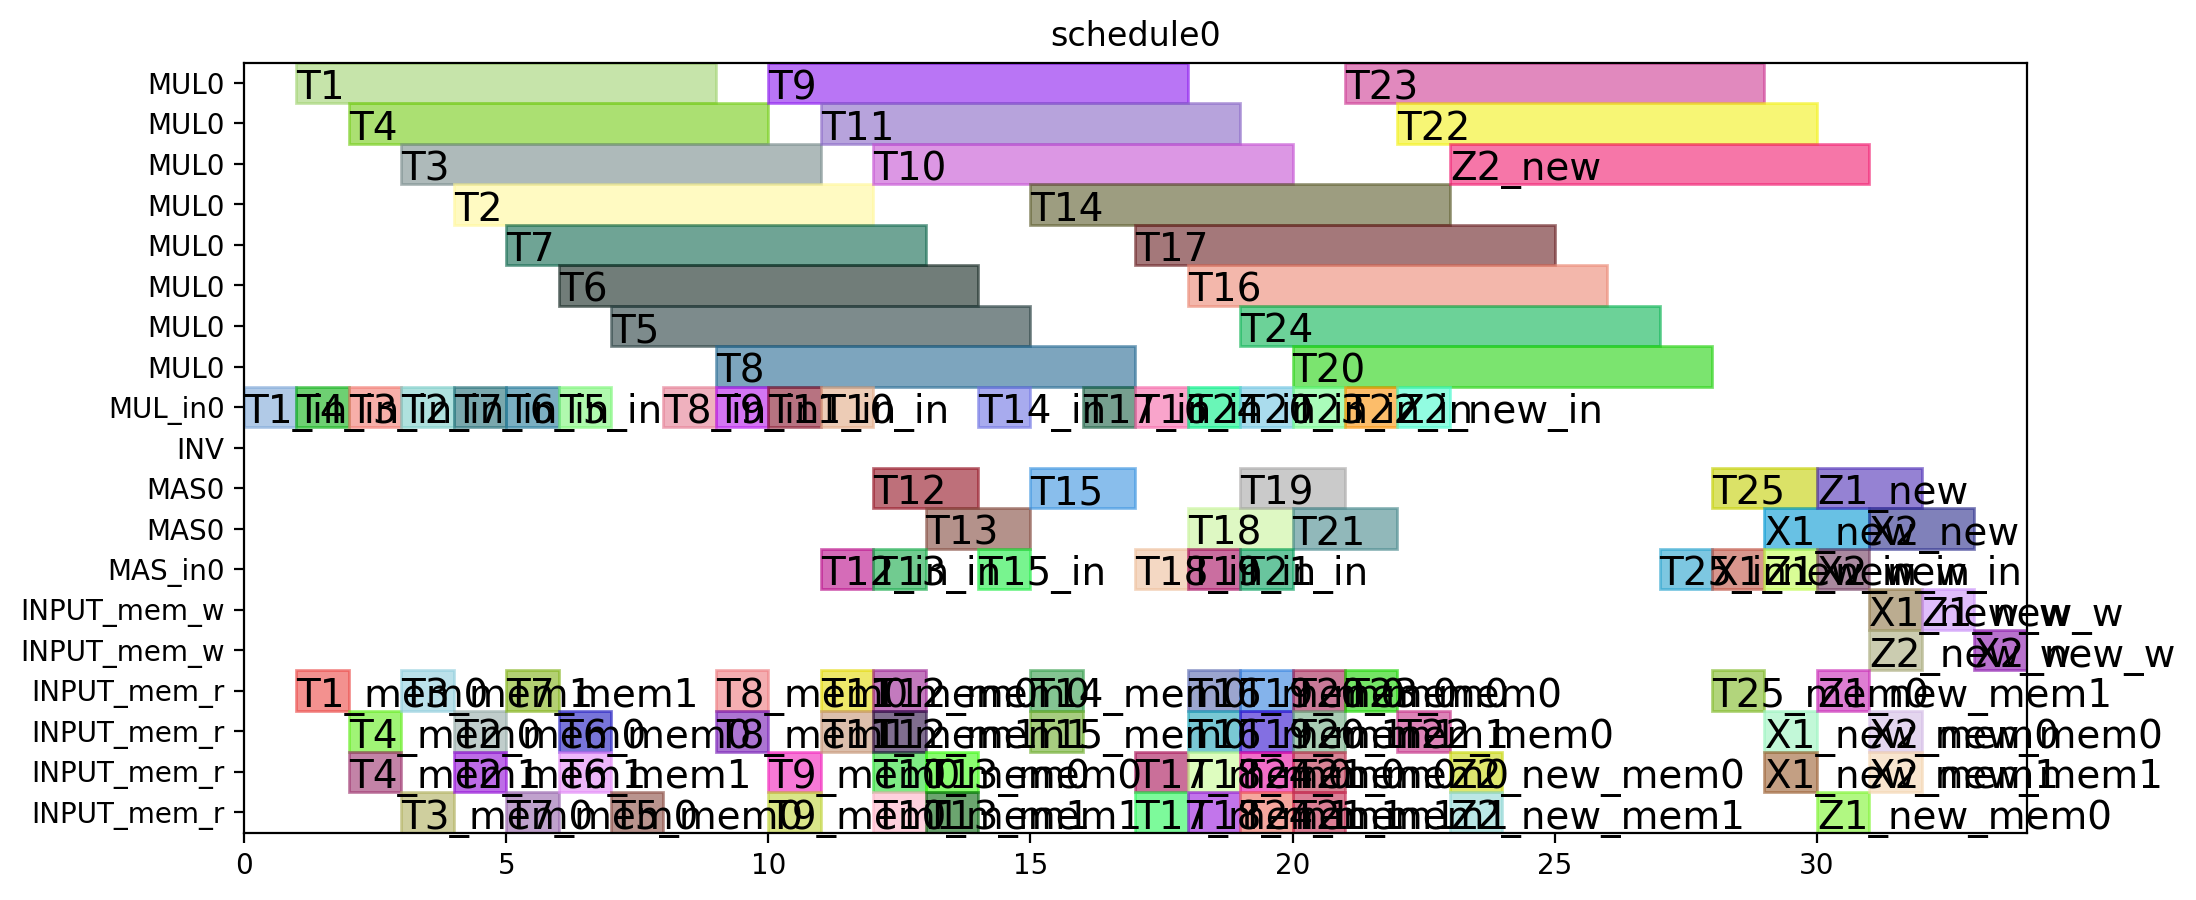

Generate this figure with Python:
from pyschedule import Scenario, solvers, plotters, alt


def solve():
	horizon = 90
	S = Scenario("schedule0", horizon=horizon)

	# resource
	MUL = S.Resources('MUL', num=1, size=8)
	MUL_in = S.Resources('MUL_in', num=1)
	INV = S.Resource('INV')
	MAS = S.Resources('MAS', num=1, size=2, periods=range(1, horizon))
	MAS_in = S.Resources('MAS_in', num=1)
	INPUT_mem_w = S.Resource('INPUT_mem_w', size=2)
	INPUT_mem_r = S.Resource('INPUT_mem_r', size=4)

	# result of previous scheduling

	# new tasks
	T1_in = S.Task('T1_in', length=1, delay_cost=1)
	T1_in += alt(MUL_in)
	T1 = S.Task('T1', length=8, delay_cost=1)
	T1 += alt(MUL)
	S += T1>=T1_in

	T1_mem0 = S.Task('T1_mem0', length=1, delay_cost=1)
	T1_mem0 += INPUT_mem_r
	S += T1_mem0-1 <= T1

	T2_in = S.Task('T2_in', length=1, delay_cost=1)
	T2_in += alt(MUL_in)
	T2 = S.Task('T2', length=8, delay_cost=1)
	T2 += alt(MUL)
	S += T2>=T2_in

	T2_mem0 = S.Task('T2_mem0', length=1, delay_cost=1)
	T2_mem0 += INPUT_mem_r
	S += T2_mem0-1 <= T2

	T2_mem1 = S.Task('T2_mem1', length=1, delay_cost=1)
	T2_mem1 += INPUT_mem_r
	S += T2_mem1-1 <= T2

	T3_in = S.Task('T3_in', length=1, delay_cost=1)
	T3_in += alt(MUL_in)
	T3 = S.Task('T3', length=8, delay_cost=1)
	T3 += alt(MUL)
	S += T3>=T3_in

	T3_mem0 = S.Task('T3_mem0', length=1, delay_cost=1)
	T3_mem0 += INPUT_mem_r
	S += T3_mem0-1 <= T3

	T3_mem1 = S.Task('T3_mem1', length=1, delay_cost=1)
	T3_mem1 += INPUT_mem_r
	S += T3_mem1-1 <= T3

	T4_in = S.Task('T4_in', length=1, delay_cost=1)
	T4_in += alt(MUL_in)
	T4 = S.Task('T4', length=8, delay_cost=1)
	T4 += alt(MUL)
	S += T4>=T4_in

	T4_mem0 = S.Task('T4_mem0', length=1, delay_cost=1)
	T4_mem0 += INPUT_mem_r
	S += T4_mem0-1 <= T4

	T4_mem1 = S.Task('T4_mem1', length=1, delay_cost=1)
	T4_mem1 += INPUT_mem_r
	S += T4_mem1-1 <= T4

	T5_in = S.Task('T5_in', length=1, delay_cost=1)
	T5_in += alt(MUL_in)
	T5 = S.Task('T5', length=8, delay_cost=1)
	T5 += alt(MUL)
	S += T5>=T5_in

	T5_mem0 = S.Task('T5_mem0', length=1, delay_cost=1)
	T5_mem0 += INPUT_mem_r
	S += T5_mem0-1 <= T5

	T6_in = S.Task('T6_in', length=1, delay_cost=1)
	T6_in += alt(MUL_in)
	T6 = S.Task('T6', length=8, delay_cost=1)
	T6 += alt(MUL)
	S += T6>=T6_in

	T6_mem0 = S.Task('T6_mem0', length=1, delay_cost=1)
	T6_mem0 += INPUT_mem_r
	S += T6_mem0-1 <= T6

	T6_mem1 = S.Task('T6_mem1', length=1, delay_cost=1)
	T6_mem1 += INPUT_mem_r
	S += T6_mem1-1 <= T6

	T7_in = S.Task('T7_in', length=1, delay_cost=1)
	T7_in += alt(MUL_in)
	T7 = S.Task('T7', length=8, delay_cost=1)
	T7 += alt(MUL)
	S += T7>=T7_in

	T7_mem0 = S.Task('T7_mem0', length=1, delay_cost=1)
	T7_mem0 += INPUT_mem_r
	S += T7_mem0-1 <= T7

	T7_mem1 = S.Task('T7_mem1', length=1, delay_cost=1)
	T7_mem1 += INPUT_mem_r
	S += T7_mem1-1 <= T7

	T8_in = S.Task('T8_in', length=1, delay_cost=1)
	T8_in += alt(MUL_in)
	T8 = S.Task('T8', length=8, delay_cost=1)
	T8 += alt(MUL)
	S += T8>=T8_in

	T8_mem0 = S.Task('T8_mem0', length=1, delay_cost=1)
	T8_mem0 += INPUT_mem_r
	S += T8_mem0-1 <= T8

	T8_mem1 = S.Task('T8_mem1', length=1, delay_cost=1)
	T8_mem1 += alt(INPUT_mem_r)
	S += T1 < T8_mem1
	S += T8_mem1-1 <= T8

	T9_in = S.Task('T9_in', length=1, delay_cost=1)
	T9_in += alt(MUL_in)
	T9 = S.Task('T9', length=8, delay_cost=1)
	T9 += alt(MUL)
	S += T9>=T9_in

	T9_mem0 = S.Task('T9_mem0', length=1, delay_cost=1)
	T9_mem0 += INPUT_mem_r
	S += T9_mem0-1 <= T9

	T9_mem1 = S.Task('T9_mem1', length=1, delay_cost=1)
	T9_mem1 += alt(INPUT_mem_r)
	S += T1 < T9_mem1
	S += T9_mem1-1 <= T9

	T10_in = S.Task('T10_in', length=1, delay_cost=1)
	T10_in += alt(MUL_in)
	T10 = S.Task('T10', length=8, delay_cost=1)
	T10 += alt(MUL)
	S += T10>=T10_in

	T10_mem0 = S.Task('T10_mem0', length=1, delay_cost=1)
	T10_mem0 += INPUT_mem_r
	S += T10_mem0-1 <= T10

	T10_mem1 = S.Task('T10_mem1', length=1, delay_cost=1)
	T10_mem1 += alt(INPUT_mem_r)
	S += T3 < T10_mem1
	S += T10_mem1-1 <= T10

	T11_in = S.Task('T11_in', length=1, delay_cost=1)
	T11_in += alt(MUL_in)
	T11 = S.Task('T11', length=8, delay_cost=1)
	T11 += alt(MUL)
	S += T11>=T11_in

	T11_mem0 = S.Task('T11_mem0', length=1, delay_cost=1)
	T11_mem0 += INPUT_mem_r
	S += T11_mem0-1 <= T11

	T11_mem1 = S.Task('T11_mem1', length=1, delay_cost=1)
	T11_mem1 += alt(INPUT_mem_r)
	S += T3 < T11_mem1
	S += T11_mem1-1 <= T11

	T12_in = S.Task('T12_in', length=1, delay_cost=1)
	T12_in += alt(MAS_in)
	T12 = S.Task('T12', length=2, delay_cost=1)
	T12 += alt(MAS)

	S += T12>=T12_in

	T12_mem0 = S.Task('T12_mem0', length=1, delay_cost=1)
	T12_mem0 += alt(INPUT_mem_r)
	S += T4 < T12_mem0
	S += T12_mem0-1 <= T12

	T12_mem1 = S.Task('T12_mem1', length=1, delay_cost=1)
	T12_mem1 += alt(INPUT_mem_r)
	S += T2 < T12_mem1
	S += T12_mem1-1 <= T12

	T13_in = S.Task('T13_in', length=1, delay_cost=1)
	T13_in += alt(MAS_in)
	T13 = S.Task('T13', length=2, delay_cost=1)
	T13 += alt(MAS)

	S += T13>=T13_in

	T13_mem0 = S.Task('T13_mem0', length=1, delay_cost=1)
	T13_mem0 += alt(INPUT_mem_r)
	S += T4 < T13_mem0
	S += T13_mem0-1 <= T13

	T13_mem1 = S.Task('T13_mem1', length=1, delay_cost=1)
	T13_mem1 += alt(INPUT_mem_r)
	S += T2 < T13_mem1
	S += T13_mem1-1 <= T13

	T15_in = S.Task('T15_in', length=1, delay_cost=1)
	T15_in += alt(MAS_in)
	T15 = S.Task('T15', length=2, delay_cost=1)
	T15 += alt(MAS)

	S += T15>=T15_in

	T15_mem0 = S.Task('T15_mem0', length=1, delay_cost=1)
	T15_mem0 += alt(INPUT_mem_r)
	S += T7 < T15_mem0
	S += T15_mem0-1 <= T15

	T14_in = S.Task('T14_in', length=1, delay_cost=1)
	T14_in += alt(MUL_in)
	T14 = S.Task('T14', length=8, delay_cost=1)
	T14 += alt(MUL)
	S += T14>=T14_in

	T14_mem0 = S.Task('T14_mem0', length=1, delay_cost=1)
	T14_mem0 += alt(INPUT_mem_r)
	S += T13 < T14_mem0
	S += T14_mem0-1 <= T14

	T16_in = S.Task('T16_in', length=1, delay_cost=1)
	T16_in += alt(MUL_in)
	T16 = S.Task('T16', length=8, delay_cost=1)
	T16 += alt(MUL)
	S += T16>=T16_in

	T16_mem0 = S.Task('T16_mem0', length=1, delay_cost=1)
	T16_mem0 += alt(INPUT_mem_r)
	S += T1 < T16_mem0
	S += T16_mem0-1 <= T16

	T16_mem1 = S.Task('T16_mem1', length=1, delay_cost=1)
	T16_mem1 += alt(INPUT_mem_r)
	S += T8 < T16_mem1
	S += T16_mem1-1 <= T16

	T17_in = S.Task('T17_in', length=1, delay_cost=1)
	T17_in += alt(MUL_in)
	T17 = S.Task('T17', length=8, delay_cost=1)
	T17 += alt(MUL)
	S += T17>=T17_in

	T17_mem0 = S.Task('T17_mem0', length=1, delay_cost=1)
	T17_mem0 += alt(INPUT_mem_r)
	S += T8 < T17_mem0
	S += T17_mem0-1 <= T17

	T17_mem1 = S.Task('T17_mem1', length=1, delay_cost=1)
	T17_mem1 += alt(INPUT_mem_r)
	S += T15 < T17_mem1
	S += T17_mem1-1 <= T17

	T18_in = S.Task('T18_in', length=1, delay_cost=1)
	T18_in += alt(MAS_in)
	T18 = S.Task('T18', length=2, delay_cost=1)
	T18 += alt(MAS)

	S += T18>=T18_in

	T18_mem0 = S.Task('T18_mem0', length=1, delay_cost=1)
	T18_mem0 += alt(INPUT_mem_r)
	S += T5 < T18_mem0
	S += T18_mem0-1 <= T18

	T18_mem1 = S.Task('T18_mem1', length=1, delay_cost=1)
	T18_mem1 += alt(INPUT_mem_r)
	S += T9 < T18_mem1
	S += T18_mem1-1 <= T18

	T19_in = S.Task('T19_in', length=1, delay_cost=1)
	T19_in += alt(MAS_in)
	T19 = S.Task('T19', length=2, delay_cost=1)
	T19 += alt(MAS)

	S += T19>=T19_in

	T19_mem0 = S.Task('T19_mem0', length=1, delay_cost=1)
	T19_mem0 += alt(INPUT_mem_r)
	S += T5 < T19_mem0
	S += T19_mem0-1 <= T19

	T19_mem1 = S.Task('T19_mem1', length=1, delay_cost=1)
	T19_mem1 += alt(INPUT_mem_r)
	S += T9 < T19_mem1
	S += T19_mem1-1 <= T19

	T21_in = S.Task('T21_in', length=1, delay_cost=1)
	T21_in += alt(MAS_in)
	T21 = S.Task('T21', length=2, delay_cost=1)
	T21 += alt(MAS)

	S += T21>=T21_in

	T21_mem0 = S.Task('T21_mem0', length=1, delay_cost=1)
	T21_mem0 += alt(INPUT_mem_r)
	S += T6 < T21_mem0
	S += T21_mem0-1 <= T21

	T21_mem1 = S.Task('T21_mem1', length=1, delay_cost=1)
	T21_mem1 += alt(INPUT_mem_r)
	S += T10 < T21_mem1
	S += T21_mem1-1 <= T21

	T24_in = S.Task('T24_in', length=1, delay_cost=1)
	T24_in += alt(MUL_in)
	T24 = S.Task('T24', length=8, delay_cost=1)
	T24 += alt(MUL)
	S += T24>=T24_in

	T24_mem0 = S.Task('T24_mem0', length=1, delay_cost=1)
	T24_mem0 += alt(INPUT_mem_r)
	S += T11 < T24_mem0
	S += T24_mem0-1 <= T24

	T24_mem1 = S.Task('T24_mem1', length=1, delay_cost=1)
	T24_mem1 += alt(INPUT_mem_r)
	S += T12 < T24_mem1
	S += T24_mem1-1 <= T24

	T20_in = S.Task('T20_in', length=1, delay_cost=1)
	T20_in += alt(MUL_in)
	T20 = S.Task('T20', length=8, delay_cost=1)
	T20 += alt(MUL)
	S += T20>=T20_in

	T20_mem0 = S.Task('T20_mem0', length=1, delay_cost=1)
	T20_mem0 += alt(INPUT_mem_r)
	S += T15 < T20_mem0
	S += T20_mem0-1 <= T20

	T20_mem1 = S.Task('T20_mem1', length=1, delay_cost=1)
	T20_mem1 += alt(INPUT_mem_r)
	S += T18 < T20_mem1
	S += T20_mem1-1 <= T20

	T22_in = S.Task('T22_in', length=1, delay_cost=1)
	T22_in += alt(MUL_in)
	T22 = S.Task('T22', length=8, delay_cost=1)
	T22 += alt(MUL)
	S += T22>=T22_in

	T22_mem0 = S.Task('T22_mem0', length=1, delay_cost=1)
	T22_mem0 += alt(INPUT_mem_r)
	S += T21 < T22_mem0
	S += T22_mem0-1 <= T22

	T23_in = S.Task('T23_in', length=1, delay_cost=1)
	T23_in += alt(MUL_in)
	T23 = S.Task('T23', length=8, delay_cost=1)
	T23 += alt(MUL)
	S += T23>=T23_in

	T23_mem0 = S.Task('T23_mem0', length=1, delay_cost=1)
	T23_mem0 += alt(INPUT_mem_r)
	S += T19 < T23_mem0
	S += T23_mem0-1 <= T23

	T25_in = S.Task('T25_in', length=1, delay_cost=1)
	T25_in += alt(MAS_in)
	T25 = S.Task('T25', length=2, delay_cost=1)
	T25 += alt(MAS)

	S += T25>=T25_in

	T25_mem0 = S.Task('T25_mem0', length=1, delay_cost=1)
	T25_mem0 += alt(INPUT_mem_r)
	S += T20 < T25_mem0
	S += T25_mem0-1 <= T25

	Z2_new_in = S.Task('Z2_new_in', length=1, delay_cost=1)
	Z2_new_in += alt(MUL_in)
	Z2_new = S.Task('Z2_new', length=8, delay_cost=1)
	Z2_new += alt(MUL)
	S += Z2_new>=Z2_new_in

	S += 0<Z2_new

	Z2_new_mem0 = S.Task('Z2_new_mem0', length=1, delay_cost=1)
	Z2_new_mem0 += INPUT_mem_r
	S += Z2_new_mem0-1 <= Z2_new

	Z2_new_mem1 = S.Task('Z2_new_mem1', length=1, delay_cost=1)
	Z2_new_mem1 += alt(INPUT_mem_r)
	S += T14 < Z2_new_mem1
	S += Z2_new_mem1-1 <= Z2_new

	Z2_new_w = S.Task('Z2_new_w', length=1, delay_cost=1)
	Z2_new_w += alt(INPUT_mem_w)
	S += Z2_new <= Z2_new_w

	X2_new_in = S.Task('X2_new_in', length=1, delay_cost=1)
	X2_new_in += alt(MAS_in)
	X2_new = S.Task('X2_new', length=2, delay_cost=1)
	X2_new += alt(MAS)

	S += X2_new>=X2_new_in

	S += 0<X2_new

	X2_new_mem0 = S.Task('X2_new_mem0', length=1, delay_cost=1)
	X2_new_mem0 += alt(INPUT_mem_r)
	S += T22 < X2_new_mem0
	S += X2_new_mem0-1 <= X2_new

	X2_new_mem1 = S.Task('X2_new_mem1', length=1, delay_cost=1)
	X2_new_mem1 += alt(INPUT_mem_r)
	S += T24 < X2_new_mem1
	S += X2_new_mem1-1 <= X2_new

	X2_new_w = S.Task('X2_new_w', length=1, delay_cost=1)
	X2_new_w += alt(INPUT_mem_w)
	S += X2_new <= X2_new_w

	X1_new_in = S.Task('X1_new_in', length=1, delay_cost=1)
	X1_new_in += alt(MAS_in)
	X1_new = S.Task('X1_new', length=2, delay_cost=1)
	X1_new += alt(MAS)

	S += X1_new>=X1_new_in

	S += 0<X1_new

	X1_new_mem0 = S.Task('X1_new_mem0', length=1, delay_cost=1)
	X1_new_mem0 += alt(INPUT_mem_r)
	S += T23 < X1_new_mem0
	S += X1_new_mem0-1 <= X1_new

	X1_new_mem1 = S.Task('X1_new_mem1', length=1, delay_cost=1)
	X1_new_mem1 += alt(INPUT_mem_r)
	S += T17 < X1_new_mem1
	S += X1_new_mem1-1 <= X1_new

	X1_new_w = S.Task('X1_new_w', length=1, delay_cost=1)
	X1_new_w += alt(INPUT_mem_w)
	S += X1_new <= X1_new_w

	Z1_new_in = S.Task('Z1_new_in', length=1, delay_cost=1)
	Z1_new_in += alt(MAS_in)
	Z1_new = S.Task('Z1_new', length=2, delay_cost=1)
	Z1_new += alt(MAS)

	S += Z1_new>=Z1_new_in

	S += 0<Z1_new

	Z1_new_mem0 = S.Task('Z1_new_mem0', length=1, delay_cost=1)
	Z1_new_mem0 += alt(INPUT_mem_r)
	S += T16 < Z1_new_mem0
	S += Z1_new_mem0-1 <= Z1_new

	Z1_new_mem1 = S.Task('Z1_new_mem1', length=1, delay_cost=1)
	Z1_new_mem1 += alt(INPUT_mem_r)
	S += T25 < Z1_new_mem1
	S += Z1_new_mem1-1 <= Z1_new

	Z1_new_w = S.Task('Z1_new_w', length=1, delay_cost=1)
	Z1_new_w += alt(INPUT_mem_w)
	S += Z1_new <= Z1_new_w

	solvers.mip.solve(S,msg=1,ratio_gap=1.01)

	solution = [['hoge']*len(S.solution()[1]) for i in range(len(S.solution()))]
	for i in range(len(S.solution())):
		for j in range(len(S.solution()[i])):
			solution[i][j]=str(S.solution()[i][j])
	print(solution)

	cycles = int(solution[-1][3])

	pic_file_name = "/Users/fukudamomoko/Desktop/research/ABE/python/scheduling/ladderMul_mul1_8_add1_2/schedule0.png"
	if(S.solution() != []):
		plotters.matplotlib.plot(S,img_filename=pic_file_name, vertical_text=False, fig_size=(cycles*0.25+3, 5))

	return solution
